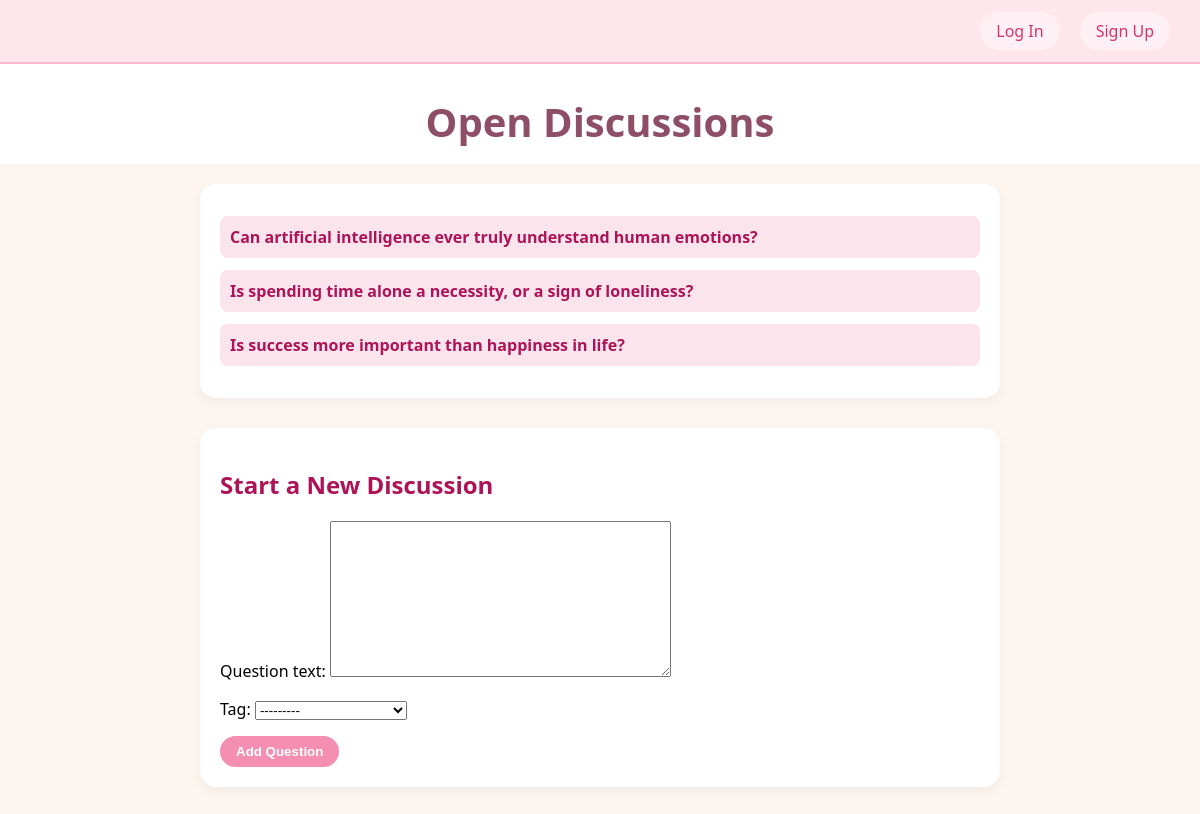
The app's page /, older data.
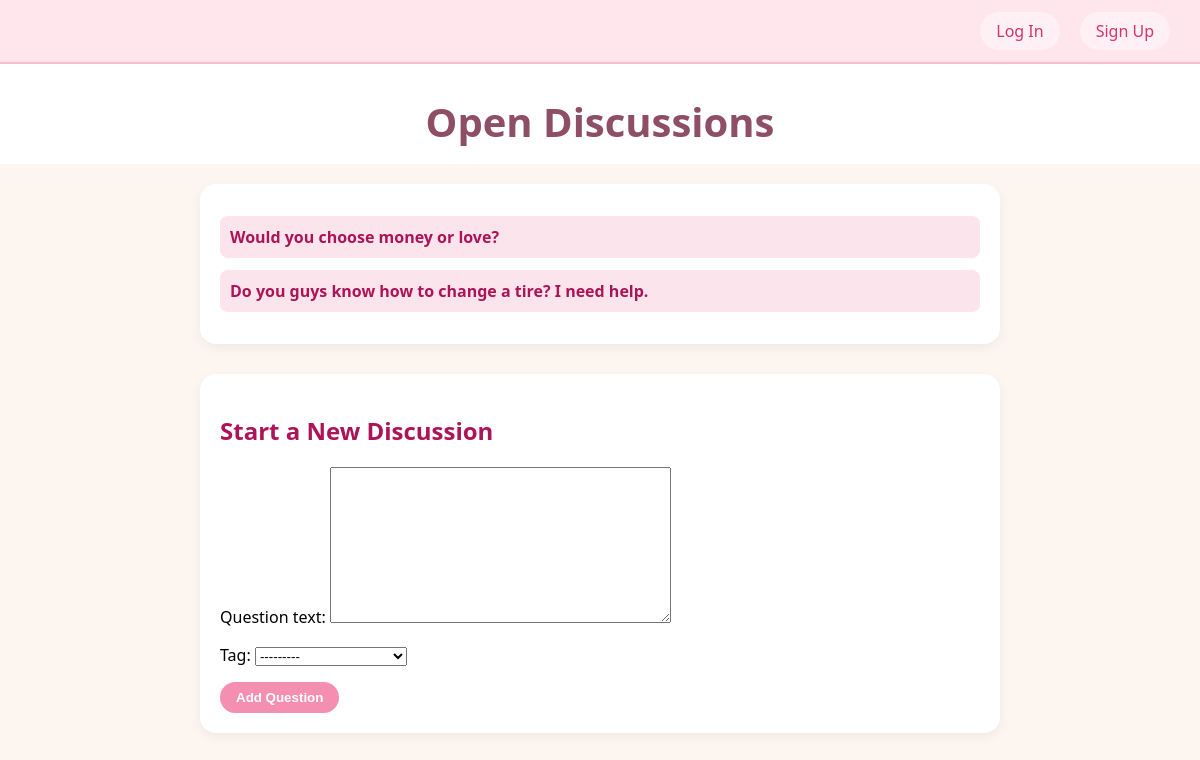
The same page, newer data.
### topics/models.py (models this page shows, shortened)
class Question(models.Model):
    TAG_CHOICES = [
    ('daily_life', 'Daily Life'),
    ('sports', 'Sports'),
    ('hobbies', 'Hobbies'),
    ('technology', 'Technology'),
    ('education_career', 'Education and Career'),
    ('health_fitness', 'Health and Fitness'),
    ('travel', 'Travel'),
    ('entertainment', 'Entertainment'),
    ('food_cooking', 'Food and Cooking'),
    ('music_arts', 'Music and Arts'),
    ('books_literature', 'Books and Literature'),
    ('relationships', 'Relationships'),
    ('gaming', 'Gaming'),
    ('science_nature', 'Science and Nature'),
    ('other', 'Other'),
]
    question_text = models.TextField()
    tag = models.CharField(max_length=30, choices=TAG_CHOICES)
    pub_date = models.DateTimeField("date published", default=timezone.now)

### topics/views.py (the view)
# urls.py: path("", views.index, name="index"),
def index(request):
    if request.method == "POST":
        form = QuestionForm(request.POST)
        if form.is_valid():
            form.save()
            return redirect("topics:index")
    else:
        form = QuestionForm()
    question_list = Question.objects.order_by("-pub_date")
    return render(request, "topics/index.html", {
        "question_list": question_list,
        "form": form,
    })

### topics/forms.py
class QuestionForm(forms.ModelForm):
    class Meta:
        model = Question
        fields = ['question_text', 'tag']

### topics/TEMPLATES/Topics/index.html (shortened to what this page needs)
<!DOCTYPE html>
<html lang="en">
<head>
</head>
<body>
    <div class="navbar">
        {% if user.is_authenticated %}
            <a href="#">Welcome, {{ user.username }}</a>
            <a href="{% url 'topics:logout' %}">Log Out</a>
        {% else %}
            <a href="{% url 'topics:login' %}">Log In</a>
            <a href="{% url 'topics:sign_up' %}">Sign Up</a>
        {% endif %}
    </div>
    <header>
        <h1>Open Discussions</h1>
    </header>
    <div class="container">
        <div class="question-list">
            {% if question_list %}
                {% for question in question_list %}
                    <div class="question">
                        <a href="{% url 'topics:detail' question.id %}">
                            {{ question.question_text }}
                        </a>
                    </div>
                {% endfor %}
            {% else %}
                <p>No questions have been posted yet.</p>
            {% endif %}
        </div>
        <div class="form-container">
            <h2>Start a New Discussion</h2>
            <form method="POST">
                {{ form.as_p }}
                <button type="submit">Add Question</button>
            </form>
        </div>
    </div>
</body>
</html>

### topics/TEMPLATES/Topics/index.html (style rules this page uses)
body { font-family: 'Segoe UI', sans-serif; background: #fdf6f0; margin: 0; padding: 0; }
.navbar { background: #ffe5ec; padding: 12px 30px; display: flex; justify-content: flex-end; box-shadow: 0 2px 5px rgba(0, 0, 0, 0.05); border-bottom: 2px solid #fcbad3; }
.navbar a { margin-left: 20px; text-decoration: none; color: #d6336c; background-color: #fff0f5; padding: 8px 16px; border-radius: 20px; font-weight: 500; transition: background 0.3s; }
header { text-align: center; padding: 30px 0 15px 0; background-color: #fff; }
header h1 { color: #8e4e66; font-size: 2.5rem; margin: 0; }
.container { max-width: 800px; margin: auto; padding: 20px; }
.question-list, .form-container { background: #fff; padding: 20px; border-radius: 16px; box-shadow: 0 4px 12px rgba(0,0,0,0.05); margin-bottom: 30px; }
.question { margin: 12px 0; padding: 10px; border-radius: 8px; background-color: #fce4ec; }
.question a { text-decoration: none; color: #ad1457; font-weight: bold; }
button { padding: 8px 16px; background-color: #f48fb1; border: none; color: white; border-radius: 20px; cursor: pointer; font-weight: bold; }
h2 { color: #ad1457; }

Row changes from the older to the newer data that the page shows:
removed Question: question_text "Can artificial intelligence ever truly understand human emotions?"
removed Question: question_text "Is spending time alone a necessity, or a sign of loneliness?"
removed Question: question_text "Is success more important than happiness in life?"
added Question: question_text "Would you choose money or love?"
added Question: question_text "Do you guys know how to change a tire? I need help."
